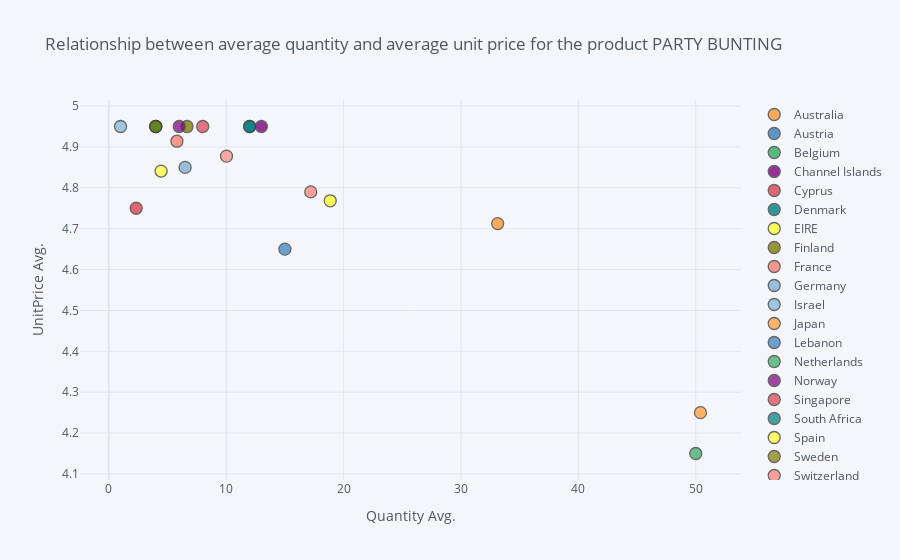

Notebook code cell kept with this figure:
### Markdown cell above
## 3. Create an interactive scatter plot showing the relationship between average quantity (x-axis) and average unit price (y-axis) for the product PARTY BUNTING with the plot points color-coded by country (categories).

### Code cell
data2 = data[(data['Description'].str.contains('PARTY BUNTING'))].groupby('Country').agg(np.mean).reset_index()
# data2.head()
data2.iplot(kind = 'scatter',
    mode = 'markers',
    x='Quantity',
    y='UnitPrice',
    categories='Country',
    # Specify the category
    xTitle='Quantity Avg.',
    yTitle='UnitPrice Avg.',
    title='Relationship between average quantity and average unit price for the product PARTY BUNTING ')

### Figure 1 — Plotly figure (JSON) as saved in the notebook; plotly's stock layout.template omitted (floating-point values rounded to 4 significant figures)
{"data": [{"marker": {"color": "rgba(255, 153, 51, 1.0)", "line": {"width": 1.3}, "opacity": 0.8, "size": 12, "symbol": "circle"}, "mode": "markers", "name": "Australia", "textfont": {"color": "#4D5663"}, "type": "scatter", "x": [33.12], "y": [4.713]}, {"marker": {"color": "rgba(55, 128, 191, 1.0)", "line": {"width": 1.3}, "opacity": 0.8, "size": 12, "symbol": "circle"}, "mode": "markers", "name": "Austria", "textfont": {"color": "#4D5663"}, "type": "scatter", "x": [12], "y": [4.95]}, {"marker": {"color": "rgba(50, 171, 96, 1.0)", "line": {"width": 1.3}, "opacity": 0.8, "size": 12, "symbol": "circle"}, "mode": "markers", "name": "Belgium", "textfont": {"color": "#4D5663"}, "type": "scatter", "x": [4], "y": [4.95]}, {"marker": {"color": "rgba(128, 0, 128, 1.0)", "line": {"width": 1.3}, "opacity": 0.8, "size": 12, "symbol": "circle"}, "mode": "markers", "name": "Channel Islands", "textfont": {"color": "#4D5663"}, "type": "scatter", "x": [13], "y": [4.95]}, {"marker": {"color": "rgba(219, 64, 82, 1.0)", "line": {"width": 1.3}, "opacity": 0.8, "size": 12, "symbol": "circle"}, "mode": "markers", "name": "Cyprus", "textfont": {"color": "#4D5663"}, "type": "scatter", "x": [2.333], "y": [4.75]}, {"marker": {"color": "rgba(0, 128, 128, 1.0)", "line": {"width": 1.3}, "opacity": 0.8, "size": 12, "symbol": "circle"}, "mode": "markers", "name": "Denmark", "textfont": {"color": "#4D5663"}, "type": "scatter", "x": [12], "y": [4.95]}, {"marker": {"color": "rgba(255, 255, 51, 1.0)", "line": {"width": 1.3}, "opacity": 0.8, "size": 12, "symbol": "circle"}, "mode": "markers", "name": "EIRE", "textfont": {"color": "#4D5663"}, "type": "scatter", "x": [18.86], "y": [4.768]}, {"marker": {"color": "rgba(128, 128, 0, 1.0)", "line": {"width": 1.3}, "opacity": 0.8, "size": 12, "symbol": "circle"}, "mode": "markers", "name": "Finland", "textfont": {"color": "#4D5663"}, "type": "scatter", "x": [6.667], "y": [4.95]}, {"marker": {"color": "rgba(251, 128, 114, 1.0)", "line": {"width": 1.3}, "opacity": 0.8, "size": 12, "symbol": "circle"}, "mode": "markers", "name": "France", "textfont": {"color": "#4D5663"}, "type": "scatter", "x": [5.8], "y": [4.914]}, {"marker": {"color": "rgba(128, 177, 211, 1.0)", "line": {"width": 1.3}, "opacity": 0.8, "size": 12, "symbol": "circle"}, "mode": "markers", "name": "Germany", "textfont": {"color": "#4D5663"}, "type": "scatter", "x": [6.5], "y": [4.85]}, {"marker": {"color": "rgba(128, 177, 211, 0.8999999999999999)", "line": {"width": 1.3}, "opacity": 0.8, "size": 12, "symbol": "circle"}, "mode": "markers", "name": "Israel", "textfont": {"color": "#4D5663"}, "type": "scatter", "x": [1], "y": [4.95]}, {"marker": {"color": "rgba(255, 153, 51, 0.8999999999999999)", "line": {"width": 1.3}, "opacity": 0.8, "size": 12, "symbol": "circle"}, "mode": "markers", "name": "Japan", "textfont": {"color": "#4D5663"}, "type": "scatter", "x": [50.4], "y": [4.25]}, {"marker": {"color": "rgba(55, 128, 191, 0.8999999999999999)", "line": {"width": 1.3}, "opacity": 0.8, "size": 12, "symbol": "circle"}, "mode": "markers", "name": "Lebanon", "textfont": {"color": "#4D5663"}, "type": "scatter", "x": [15], "y": [4.65]}, {"marker": {"color": "rgba(50, 171, 96, 0.8999999999999999)", "line": {"width": 1.3}, "opacity": 0.8, "size": 12, "symbol": "circle"}, "mode": "markers", "name": "Netherlands", "textfont": {"color": "#4D5663"}, "type": "scatter", "x": [50], "y": [4.15]}, {"marker": {"color": "rgba(128, 0, 128, 0.8999999999999999)", "line": {"width": 1.3}, "opacity": 0.8, "size": 12, "symbol": "circle"}, "mode": "markers", "name": "Norway", "textfont": {"color": "#4D5663"}, "type": "scatter", "x": [6], "y": [4.95]}, {"marker": {"color": "rgba(219, 64, 82, 0.8999999999999999)", "line": {"width": 1.3}, "opacity": 0.8, "size": 12, "symbol": "circle"}, "mode": "markers", "name": "Singapore", "textfont": {"color": "#4D5663"}, "type": "scatter", "x": [8], "y": [4.95]}, {"marker": {"color": "rgba(0, 128, 128, 0.8999999999999999)", "line": {"width": 1.3}, "opacity": 0.8, "size": 12, "symbol": "circle"}, "mode": "markers", "name": "South Africa", "textfont": {"color": "#4D5663"}, "type": "scatter", "x": [4], "y": [4.95]}, {"marker": {"color": "rgba(255, 255, 51, 0.8999999999999999)", "line": {"width": 1.3}, "opacity": 0.8, "size": 12, "symbol": "circle"}, "mode": "markers", "name": "Spain", "textfont": {"color": "#4D5663"}, "type": "scatter", "x": [4.455], "y": [4.841]}, {"marker": {"color": "rgba(128, 128, 0, 0.8999999999999999)", "line": {"width": 1.3}, "opacity": 0.8, "size": 12, "symbol": "circle"}, "mode": "markers", "name": "Sweden", "textfont": {"color": "#4D5663"}, "type": "scatter", "x": [4], "y": [4.95]}, {"marker": {"color": "rgba(251, 128, 114, 0.8999999999999999)", "line": {"width": 1.3}, "opacity": 0.8, "size": 12, "symbol": "circle"}, "mode": "markers", "name": "Switzerland", "textfont": {"color": "#4D5663"}, "type": "scatter", "x": [17.2], "y": [4.79]}, {"marker": {"color": "rgba(251, 128, 114, 0.7999999999999998)", "line": {"width": 1.3}, "opacity": 0.8, "size": 12, "symbol": "circle"}, "mode": "markers", "name": "United Kingdom", "textfont": {"color": "#4D5663"}, "type": "scatter", "x": [10.02], "y": [4.878]}], "layout": {"legend": {"bgcolor": "#F5F6F9", "font": {"color": "#4D5663"}}, "paper_bgcolor": "#F5F6F9", "plot_bgcolor": "#F5F6F9", "title": {"font": {"color": "#4D5663"}, "text": "Relationship between average quantity and average unit price for the product PARTY BUNTING "}, "xaxis": {"gridcolor": "#E1E5ED", "showgrid": true, "tickfont": {"color": "#4D5663"}, "title": {"font": {"color": "#4D5663"}, "text": "Quantity Avg."}, "zerolinecolor": "#E1E5ED"}, "yaxis": {"gridcolor": "#E1E5ED", "showgrid": true, "tickfont": {"color": "#4D5663"}, "title": {"font": {"color": "#4D5663"}, "text": "UnitPrice Avg."}, "zerolinecolor": "#E1E5ED"}}}
